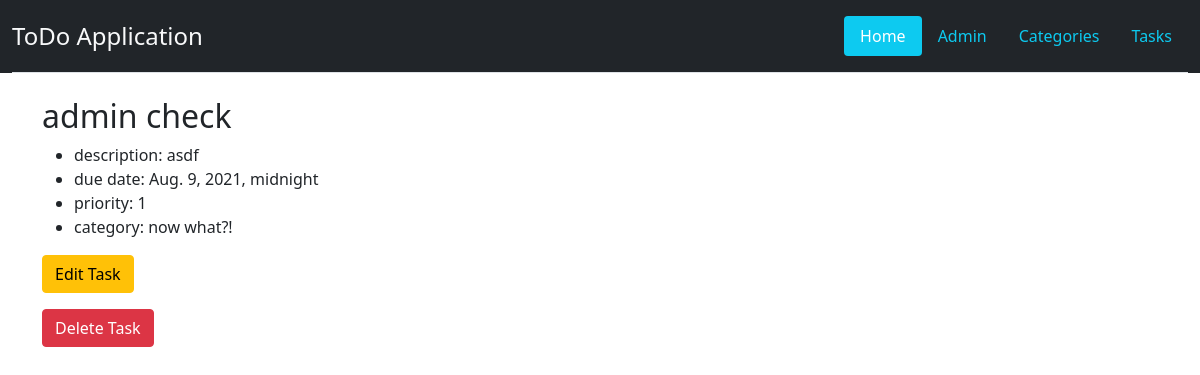
The app's page /tasks/12/ with its own data.
### todo/models.py (models this page shows, shortened)
class Task(models.Model):
    class Meta:
        ordering = ['due_date']
    PRIORITY_CHOICES = [('1', 'important & urgent'),
                        ('2', 'important but not urgent'),
                        ('3', 'not important but urgent'),
                        ('4', 'not important & not urgent')]
    title = models.CharField(max_length=40)
    description = models.CharField(max_length=300, blank=True)
    due_date = models.DateTimeField()
    priority = models.CharField(max_length=5, choices=PRIORITY_CHOICES, default='1')
    user = models.ForeignKey('auth.User', on_delete=models.CASCADE, default=1)
    category = models.ForeignKey(Category, on_delete=models.PROTECT, related_name='tasks')
    status = models.CharField(max_length=1, default='0')
    created = models.DateTimeField(auto_now_add=True)
    updated = models.DateTimeField(auto_now=True)
    objects = TaskManager()

class Category(models.Model):
    name = models.CharField(max_length=30)
    def __str__(self):
        return self.name

### todo/views.py (the view)
# urls.py: path('tasks/<int:pk>/', TaskDetailView.as_view(), name='task_detail'),
class TaskDetailView(DetailView):
    model = Task
    template_name = 'todo/task_detail.html'

### templates/todo/task_detail.html (shortened to what this page needs)
{% extends 'base.html' %}
{% block content %}
  <div class="">
    <h2>{{ object.title }}</h2>
    <ul>
      <li>description: {{ object.description}}</li>
      <li>due date: {{ object.due_date}}</li>
      <li>priority: {{ object.priority}}</li>
      <li>category: {{ object.category}}</li>
    </ul>
  </div>
  <p><a class="btn btn-warning" href="{% url 'task_edit' object.pk %}">Edit Task</a></p>
  <p><a class="btn btn-danger" href="{% url 'task_delete' object.pk %}">Delete Task</a></p>
{% endblock content %}

### records on screen
Task: title "admin check", description "asdf", due_date "Aug. 9, 2021, midnight", priority "1", category "now what?!"
